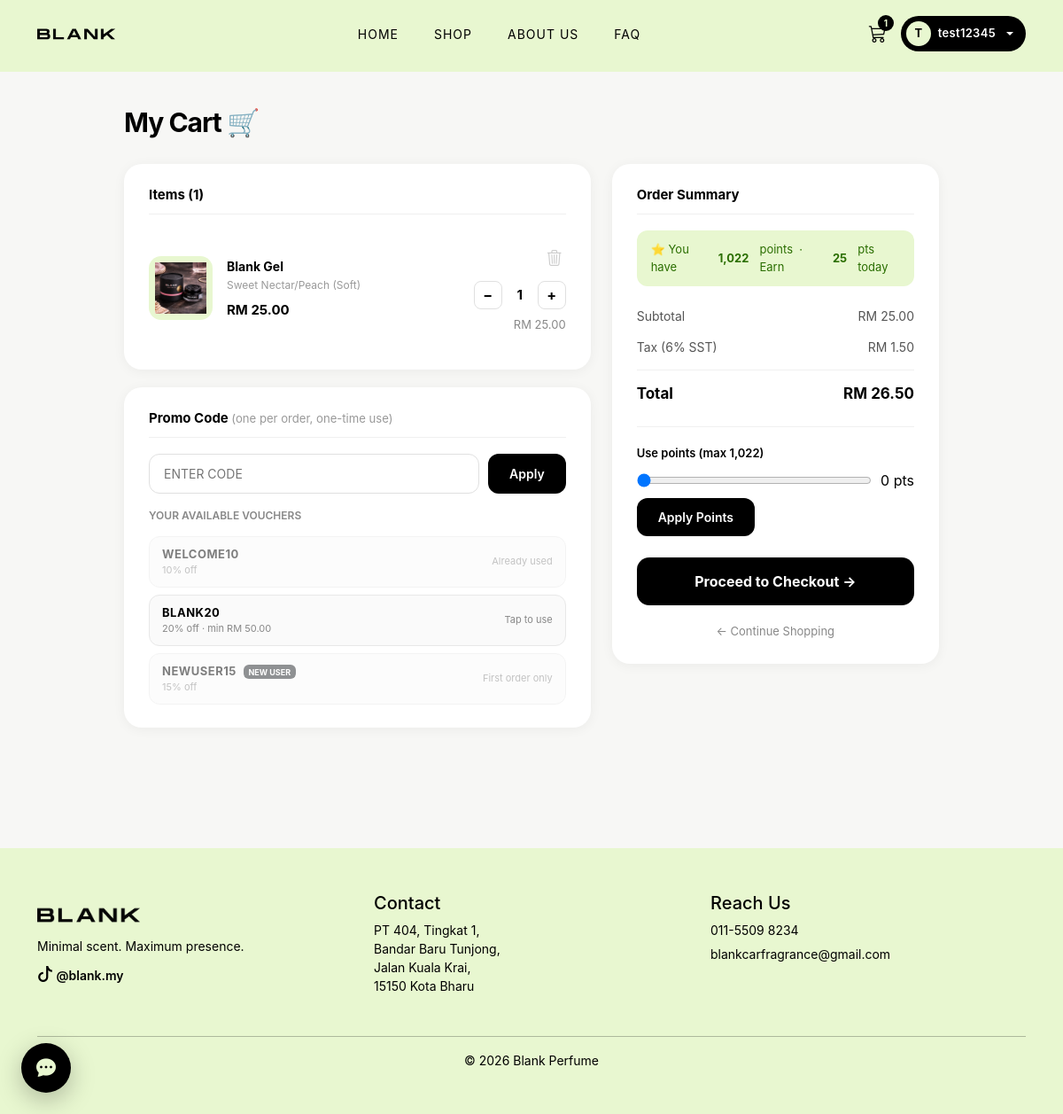
/cart.php (signed in), run on the app's committed database.
### tables this page shows
CREATE TABLE `cart` (
  `id` int(11) NOT NULL,
  `user_id` int(11) NOT NULL,
  `product_id` int(11) NOT NULL,
  `quantity` int(11) DEFAULT 1,
  `created_at` timestamp NOT NULL DEFAULT current_timestamp()
);

CREATE TABLE `products` (
  `id` int(11) NOT NULL,
  `name` varchar(100) NOT NULL,
  `variant` varchar(100) NOT NULL,
  `type` enum('gel','liquid') NOT NULL,
  `price` decimal(10,2) NOT NULL,
  `image` varchar(200) DEFAULT NULL,
  `stock` int(11) DEFAULT 100,
  `created_at` timestamp NOT NULL DEFAULT current_timestamp(),
  `description` text DEFAULT NULL
);

CREATE TABLE `vouchers` (
  `id` int(11) NOT NULL,
  `code` varchar(50) NOT NULL,
  `discount_percent` decimal(5,2) NOT NULL,
  `min_order` decimal(10,2) DEFAULT 0.00,
  `max_uses` int(11) DEFAULT 100,
  `used_count` int(11) DEFAULT 0,
  `expires_at` date DEFAULT NULL,
  `is_active` tinyint(1) DEFAULT 1,
  `new_user_only` tinyint(1) NOT NULL DEFAULT 0
);

CREATE TABLE `user_points` (
  `id` int(11) NOT NULL,
  `user_id` int(11) NOT NULL,
  `total_points` int(11) DEFAULT 0
);

### includes/helpers.php (called while the page is built, shortened)
<?php
function product_image_src(?string $filename): string
{
    $filename = trim((string) $filename);
    $imgDir = dirname(__DIR__) . DIRECTORY_SEPARATOR . 'img' . DIRECTORY_SEPARATOR;
    if (is_file($imgDir . $filename)) {
        return 'img/' . rawurlencode($filename);
    }
    return 'img/blank-logo.png';
}
function user_order_count(mysqli $conn, int $userId): int
{
    $userId = (int) $userId;
    $row = $conn->query("SELECT COUNT(*) AS c FROM orders WHERE user_id = $userId")->fetch_assoc();
    return (int) ($row['c'] ?? 0);
}
function user_points_balance(mysqli $conn, int $userId): int
{
    $userId = (int) $userId;
    $row = $conn->query("SELECT total_points FROM user_points WHERE user_id = $userId")->fetch_assoc();
    return (int) ($row['total_points'] ?? 0);
}
function user_has_used_voucher(mysqli $conn, int $userId, int $voucherId): bool
{
    $userId = (int) $userId;
    $voucherId = (int) $voucherId;
    $row = $conn->query("SELECT id FROM voucher_uses WHERE user_id = $userId AND voucher_id = $voucherId LIMIT 1")->fetch_assoc();
    return (bool) $row;
}
function get_available_vouchers(mysqli $conn, int $userId): array
{
    $userId = (int) $userId;
    $orderCount = user_order_count($conn, $userId);
    $list = [];
    $res = $conn->query("SELECT * FROM vouchers WHERE is_active = 1 ORDER BY id");
    while ($v = $res->fetch_assoc()) {
        $used = user_has_used_voucher($conn, $userId, (int) $v['id']);
        $expired = $v['expires_at'] && strtotime($v['expires_at']) < time();
        $globalLimit = (int) $v['used_count'] >= (int) $v['max_uses'];
        $newUserOnly = !empty($v['new_user_only']);
        $eligible = !$used && !$expired && !$globalLimit && (!$newUserOnly || $orderCount === 0);
        $list[] = [
            'code' => $v['code'],
            'discount_percent' => (float) $v['discount_percent'],
            'min_order' => (float) $v['min_order'],
            'expires_at' => $v['expires_at'],
            'new_user_only' => $newUserOnly,
            'eligible' => $eligible,
            'reason' => $used ? 'Already used' : ($expired ? 'Expired' : ($globalLimit ? 'Fully redeemed' : ($newUserOnly && $orderCount > 0 ? 'First order only' : ''))),
        ];
    }
    return $list;
}
function max_redeemable_points(int $balance, float $subtotalAfterVoucher): int
{
    $maxBySubtotal = (int) floor($subtotalAfterVoucher * POINTS_PER_RM);
    return max(0, min($balance, $maxBySubtotal));
}

### cart.php (the view, shortened to what this page needs)
<?php include "config.php"; ?>
<?php
$uid = (int) $_SESSION['user_id'];
$items = $conn->query("
    SELECT c.id as cart_id, c.quantity, p.id as product_id,
           p.name, p.variant, p.price, p.image, p.type
    FROM cart c JOIN products p ON c.product_id = p.id
    WHERE c.user_id = $uid ORDER BY c.created_at DESC
");
$rows = [];
$subtotal = 0;
while ($r = $items->fetch_assoc()) {
  $rows[] = $r;
  $subtotal += $r['price'] * $r['quantity'];
}
$points = user_points_balance($conn, $uid);
$availableVouchers = get_available_vouchers($conn, $uid);
$maxPointsRedeem = max_redeemable_points($points, $subtotal);
?>
<!DOCTYPE html>
<html lang="en">
<head>
  <link href="https://cdn.jsdelivr.net/npm/bootstrap@5.3.0/dist/css/bootstrap.min.css" rel="stylesheet">
  <link href="https://cdn.jsdelivr.net/npm/bootstrap-icons/font/bootstrap-icons.css" rel="stylesheet">
  <link rel="stylesheet" href="styles/homestyle.css">
</head>
<body>
  <?php include 'partials/navbar.php'; ?>
  <div class="page-wrap">
    <div class="page-title">My Cart 🛒</div>
    <?php if (empty($rows)): ?>
      <div class="section-card text-center py-5">
        <div style="font-size:48px;">🛒</div>
        <h5 class="mt-3" style="border:none;">Your cart is empty</h5>
        <p class="text-muted mb-4">Browse our products and add something you love.</p>
        <a href="products.php"
          style="background:#000;color:#fff;border-radius:999px;padding:12px 32px;text-decoration:none;font-weight:600;">Shop
          Now</a>
      </div>
    <?php else: ?>
      <div class="row g-4">
        <div class="col-md-7">
          <div class="section-card">
            <h5>Items (<?php echo count($rows); ?>)</h5>
            <?php foreach ($rows as $r): ?>
              <div class="cart-item" id="row-<?php echo $r['cart_id']; ?>">
                <div class="item-img"><img src="<?php echo htmlspecialchars(product_image_src($r['image'])); ?>" alt=""></div>
                <div style="flex:1;">
                  <div class="item-name"><?php echo htmlspecialchars($r['name']); ?></div>
                  <div class="item-variant"><?php echo htmlspecialchars($r['variant']); ?></div>
                  <div class="item-price mt-2">RM <?php echo number_format($r['price'], 2); ?></div>
                </div>
                <div class="d-flex flex-column align-items-end gap-2">
                  <button class="remove-btn" onclick="removeItem(<?php echo $r['cart_id']; ?>)"><i
                      class="bi bi-trash3"></i></button>
                  <div class="qty-control">
                    <button class="qty-btn"
                      onclick="changeQty(<?php echo $r['cart_id']; ?>, -1, <?php echo $r['price']; ?>)">−</button>
                    <span class="qty-val" id="qty-<?php echo $r['cart_id']; ?>"><?php echo $r['quantity']; ?></span>
                    <button class="qty-btn"
                      onclick="changeQty(<?php echo $r['cart_id']; ?>, 1, <?php echo $r['price']; ?>)">+</button>
                  </div>
                  <div style="font-size:13px;color:#888;">RM <span
                      id="line-<?php echo $r['cart_id']; ?>"><?php echo number_format($r['price'] * $r['quantity'], 2); ?></span>
                  </div>
                </div>
              </div>
            <?php endforeach; ?>
          </div>
          <div class="section-card">
            <h5>Promo Code <small style="font-weight:400;color:#999;">(one per order, one-time use)</small></h5>
            <div class="voucher-row">
              <input type="text" class="voucher-input" id="voucherCode" placeholder="Enter code"
                style="text-transform:uppercase;">
              <button type="button" class="btn-apply" onclick="applyVoucher()">Apply</button>
            </div>
            <p class="mt-3 mb-1" style="font-size:12px;font-weight:600;color:#888;">YOUR AVAILABLE VOUCHERS</p>
            <div class="voucher-list">
              <?php foreach ($availableVouchers as $v): ?>
                <div class="voucher-chip <?php echo $v['eligible'] ? 'eligible' : 'used'; ?>"
                  <?php if ($v['eligible']): ?>onclick="selectVoucher('<?php echo htmlspecialchars($v['code'], ENT_QUOTES); ?>')"<?php endif; ?>>
                  <div>
                    <span class="code"><?php echo htmlspecialchars($v['code']); ?></span>
                    <?php if ($v['new_user_only']): ?><span class="badge bg-dark ms-1" style="font-size:9px;">NEW USER</span><?php endif; ?>
                    <div class="meta"><?php echo $v['discount_percent']; ?>% off<?php echo $v['min_order'] > 0 ? ' · min RM ' . number_format($v['min_order'], 2) : ''; ?></div>
                  </div>
                  <span class="meta"><?php echo $v['eligible'] ? 'Tap to use' : htmlspecialchars($v['reason']); ?></span>
                </div>
              <?php endforeach; ?>
            </div>
          </div>
        </div>
        <div class="col-md-5">
          <div class="section-card">
            <h5>Order Summary</h5>
            <div class="points-badge">⭐ You have <strong
                style="margin:0 4px;"><?php echo number_format($points); ?></strong> points &nbsp;·&nbsp; Earn <strong
                id="earnPts" style="margin:0 4px;"><?php echo floor($subtotal); ?></strong> pts today</div>
            <div class="summary-row"><span>Subtotal</span><span>RM <span
                  id="sumSubtotal"><?php echo number_format($subtotal, 2); ?></span></span></div>
            <div class="summary-row"><span>Tax (6% SST)</span><span>RM <span
                  id="sumTax"><?php echo number_format($subtotal * 0.06, 2); ?></span></span></div>
            <div class="summary-row total"><span>Total</span><span>RM <span
                  id="sumTotal"><?php echo number_format($subtotal * 1.06, 2); ?></span></span></div>
            <?php if ($points > 0 && $maxPointsRedeem > 0): ?>
            <div class="points-redeem">
              <label>Use points (max <?php echo number_format($maxPointsRedeem); ?>)</label>
              <div class="points-slider-row">
                <input type="range" id="pointsSlider" min="0" max="<?php echo $maxPointsRedeem; ?>" value="0" step="100" oninput="onPointsSlider(this.value)">
                <span id="pointsSliderLabel">0 pts</span>
              </div>
              <button type="button" class="btn-apply mt-2" onclick="applyPoints()">Apply Points</button>
            </div>
            <?php endif; ?>
            <form method="POST" action="checkout.php" id="checkoutForm">
              <button type="submit" class="btn-checkout">Proceed to Checkout →</button>
            </form>
            <div class="text-center mt-3">
              <a href="products.php" style="font-size:13px;color:#888;text-decoration:none;">← Continue Shopping</a>
            </div>
          </div>
        </div>
      </div>
    <?php endif; ?>
  </div>
  <?php include 'partials/footer.php'; ?>
</body>
</html>

### data on the page
cart: product.image (placeholder picture), product.name "Blank Gel", product.variant "Sweet Nectar/Peach (Soft)", product.price "25.00", quantity "1", $r['price']*$r['quantity'] "25.00"
vouchers: code "WELCOME10", discount_percent "10", reason "Already used"
vouchers: code "BLANK20", discount_percent "20", min_order "50.00", shows "Tap to use"
vouchers: code "NEWUSER15", new_user_only "NEW USER", discount_percent "15", reason "First order only"
user_points: total_points "1,022"

### other printed values
$cart_count "1"
substr($_SESSION['username'], 0, 1) "T"
$_SESSION['username'] "test12345"
count($rows) "1"
floor($subtotal) "25"
$subtotal "25.00"
$subtotal * 0.06 "1.50"
$subtotal * 1.06 "26.50"
